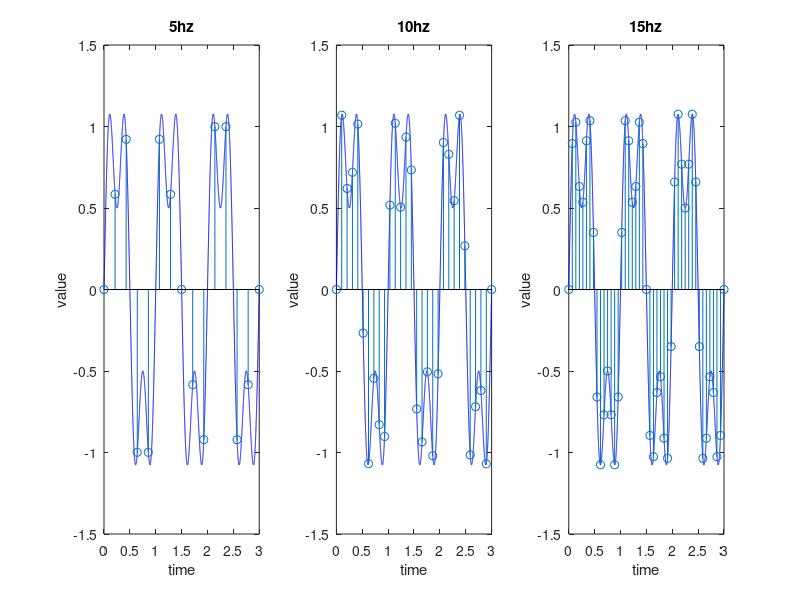

Here is the MATLAB script that generated this plot:
x_a = @(t)sin(2*pi*1*t)+0.5*sin(6*pi*1*t);
src_time = linspace(0,3,10000);
src_wave = x_a(src_time);
hz5_time = linspace(0,3,15);
hz5_wave = x_a(hz5_time);
hz10_time = linspace(0,3,30);
hz10_wave = x_a(hz10_time);
hz15_time = linspace(0,3,45);
hz15_wave = x_a(hz15_time);
%%%%
subplot(1,3,1);
plot(src_time, src_wave, 'b');
xlabel('time');
ylabel('value');
title('5hz');
hold on;
stem(hz5_time, hz5_wave, 'o');
%%%%
subplot(1,3,2);
plot(src_time, src_wave, 'b');
xlabel('time');
ylabel('value');
title('10hz');
hold on;
stem(hz10_time, hz10_wave, 'o');
%%%%
subplot(1,3,3);
plot(src_time, src_wave, 'b');
xlabel('time');
ylabel('value');
title('15hz');
hold on;
stem(hz15_time, hz15_wave, 'o');
